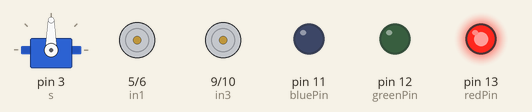
The sketch below on a simulated Arduino Uno, built with avr-gcc and run on an emulated ATmega328P. Shown: servo, motor-driver pin pairs drawn as motors (green arrow = first pin HIGH = forward, orange = second pin HIGH = backward, longer = more drive), output pins drawn as LEDs (lit = HIGH).

Above: at 0.1 s.
At 5.1 s:
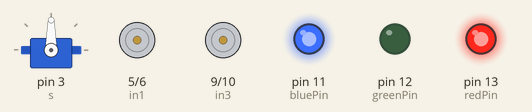
At 13.1 s:
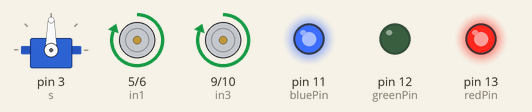
At 26.4 s:
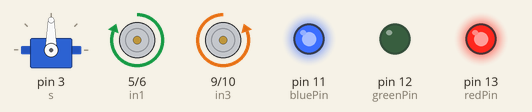
At 34.0 s:
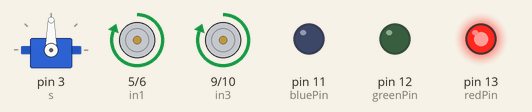
At 37.2 s:
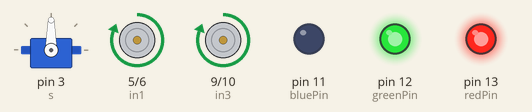
Timing chart, 0 to 40.0 s (numbered marks = the images above):
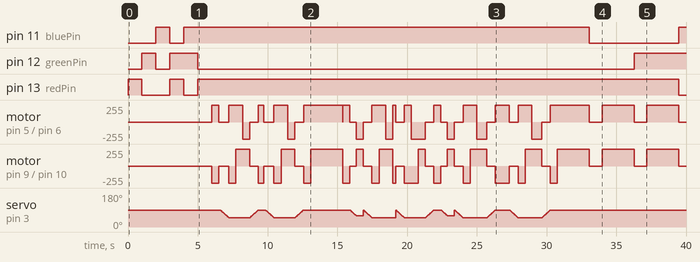

The sketch:

main.ino
```cpp
#include <Servo.h>

const int in1 = 5;
const int in2 = 6;
const int in3 = 9;
const int in4 = 10;
const int trigPin = 7;
const int echoPin = 8;
const int redPin = 13;
const int greenPin = 12;
const int bluePin = 11;
Servo s;
int pos = 0;

void setup() {
  pinMode(in1, OUTPUT);
  pinMode(in2, OUTPUT);
  pinMode(in3, OUTPUT);
  pinMode(in4, OUTPUT);
  pinMode(trigPin, OUTPUT);
  pinMode(echoPin, INPUT);
  pinMode(redPin, OUTPUT);
  pinMode(greenPin, OUTPUT);
  pinMode(bluePin, OUTPUT);
  s.attach(3);

  Serial.begin(9600);
}

void loop() {
  // float time;

  // digitalWrite(trigPin, LOW);
  // delayMicroseconds(2);
  // digitalWrite(trigPin, HIGH);
  // delayMicroseconds(10);
  // digitalWrite(trigPin, LOW);

  // time = pulseIn(echoPin, HIGH);


  // float distance = (time*0.0343)/2;

  // Serial.print(distance);
  // Serial.print('\n');

  // if (distance > ){
  //   moveForward();
  // }
  // else stopMove();

  setColor(255, 0, 0); // Red Color
  delay(1000);
  setColor(0, 255, 0); // Green Color
  delay(1000);
  setColor(0, 0, 255); // Blue Color
  delay(1000);
  setColor(255, 255, 0); // White Color
  delay(1000);
  setColor(0, 255, 255); // Purple Color
  delay(1000);
  setColor(255, 0, 255); // White Color
  delay(1000);

  moveU();
  moveO();
  moveF();
  moveT();
  moveO();
  setColor(255, 0, 0); // Red Color
  delay(300);
  setColor(255, 0, 0); // Red Color
  delay(300);
  setColor(255, 0, 0); // Red Color
  delay(300);
  moveO();
  setColor(255, 255, 0); // White Color
  delay(300);
  setColor(255, 255, 0); // White Color
  delay(300);
  setColor(255, 255, 0); // White Color
  delay(300);
  moveO();
  setColor(0, 255, 255); // Purple Color
  delay(300);
  setColor(0, 255, 255); // Purple Color
  delay(300);
  setColor(0, 255, 255); // Purple Color
  delay(300);


}

void moveBackwards() {
  digitalWrite(in1, LOW);
  digitalWrite(in2, HIGH);
  digitalWrite(in3, HIGH);
  digitalWrite(in4, LOW);
}

void moveForward() {
  digitalWrite(in1, HIGH);
  digitalWrite(in2, LOW);
  digitalWrite(in3, LOW);
  digitalWrite(in4, HIGH);
}

void turnRight() {
  digitalWrite(in1, HIGH);
  digitalWrite(in2, LOW);
  digitalWrite(in3, HIGH);
  digitalWrite(in4, LOW);
}

void turnLeft() {
  digitalWrite(in1, LOW);
  digitalWrite(in2, HIGH);
  digitalWrite(in3, LOW);
  digitalWrite(in4, HIGH);
}

void stopMove() {
  digitalWrite(in1, LOW);
  digitalWrite(in2, LOW);
  digitalWrite(in3, LOW);
  digitalWrite(in4, LOW);
}

void rightOnSpot() {
  servoUp(50);
  moveForward();
  delay(515);
  turnRight();
  delay(475); // 550 = 90 degrees off paper
  moveBackwards();
  delay(515);


  stopMove();
}

void leftOnSpot() {
  servoUp(50);
  stopMove();
  moveForward();
  delay(515);
  turnLeft();
  delay(475); // 550 = 90 degrees off paper
  moveBackwards();
  delay(515);

  stopMove();
}

void turnAround() {
  servoUp(50);
  turnLeft();
  delay(950); // 550 = 90 degrees off paper

  stopMove();
}

void moveT() {
  moveForward();
  delay(500);
  stopMove();
  rightOnSpot();
  stopMove();
  moveBackwards();
  delay(200);
  stopMove();
  servoDown();
  moveForward();
  delay(500);


  stopMove();
}

void moveO() {
  turnRight();
  delay(2300);

  stopMove();
}

void moveU(){
  moveForward();
  delay(500);
  stopMove();
  delay(100);
  rightOnSpot();
  servoDown();
  moveForward();
  delay(400);
  stopMove();
  delay(100);
  rightOnSpot();
  servoDown();
  moveForward();
  delay(500);
  stopMove();
  // moveForward();
  // delay(500);
  // turnLeft();
  // delay(750);
  // moveForward();
  // delay(500);
  // stopMove();
}

void moveF (){
  servoDown();
  moveForward();
  delay(500);
  stopMove();
  servoUp(60);
  moveBackwards();
  delay(500);
  stopMove();
  rightOnSpot();
  moveForward();
  delay(200);
  stopMove();
  leftOnSpot();
  servoDown();
  moveForward();
  delay(500);
  stopMove();
  servoUp(60);
  stopMove();
  moveBackwards();
  delay(500);
  stopMove();
  rightOnSpot();
  moveBackwards();
  delay(200);
  stopMove();
  servoDown();
  moveForward();
  delay(500);
  stopMove();
}


void servoUp(int degrees){
  for (int i = 90; i >= degrees; --i){
    s.write(i);
    delay(15);
  }
}

void servoDown(){
  int init = s.read();
  for (int i = init; i <= 90; i++){
    s.write(i);
    delay(15);
  }
}


void setColor(int redValue, int greenValue, int blueValue) {
  analogWrite(redPin, redValue);
  analogWrite(greenPin, greenValue);
  analogWrite(bluePin, blueValue);
}

//void servoDown
```

Measured:
- by itself, pin 11 (bluePin): goes HIGH 1.0 s, LOW 1.0 s, HIGH 29.1 s, LOW 6.4 s, then HIGH
- by itself, pin 12 (greenPin): goes HIGH 1.0 s, LOW 1.0 s, HIGH 2.0 s, LOW 31.3 s, then HIGH
- by itself, pin 13 (redPin): goes HIGH 1.0 s, LOW 2.0 s, HIGH 1.0 s, LOW 1.0 s, HIGH 34.5 s, then LOW
- by itself, motor on pin 5 (in1) / pin 6 (in2): stopped → forward 255/255 at 6.0 s, → stopped 0.50 s later, → forward 255/255 0.72 s later, → backward 255/255 0.99 s later, … (41 changes in this stretch)
- by itself, motor on pin 9 (in3) / pin 10 (in4): stopped → backward 255/255 at 6.0 s, → stopped 0.50 s later, → backward 255/255 0.72 s later, → forward 255/255 0.52 s later, … (43 changes in this stretch)
